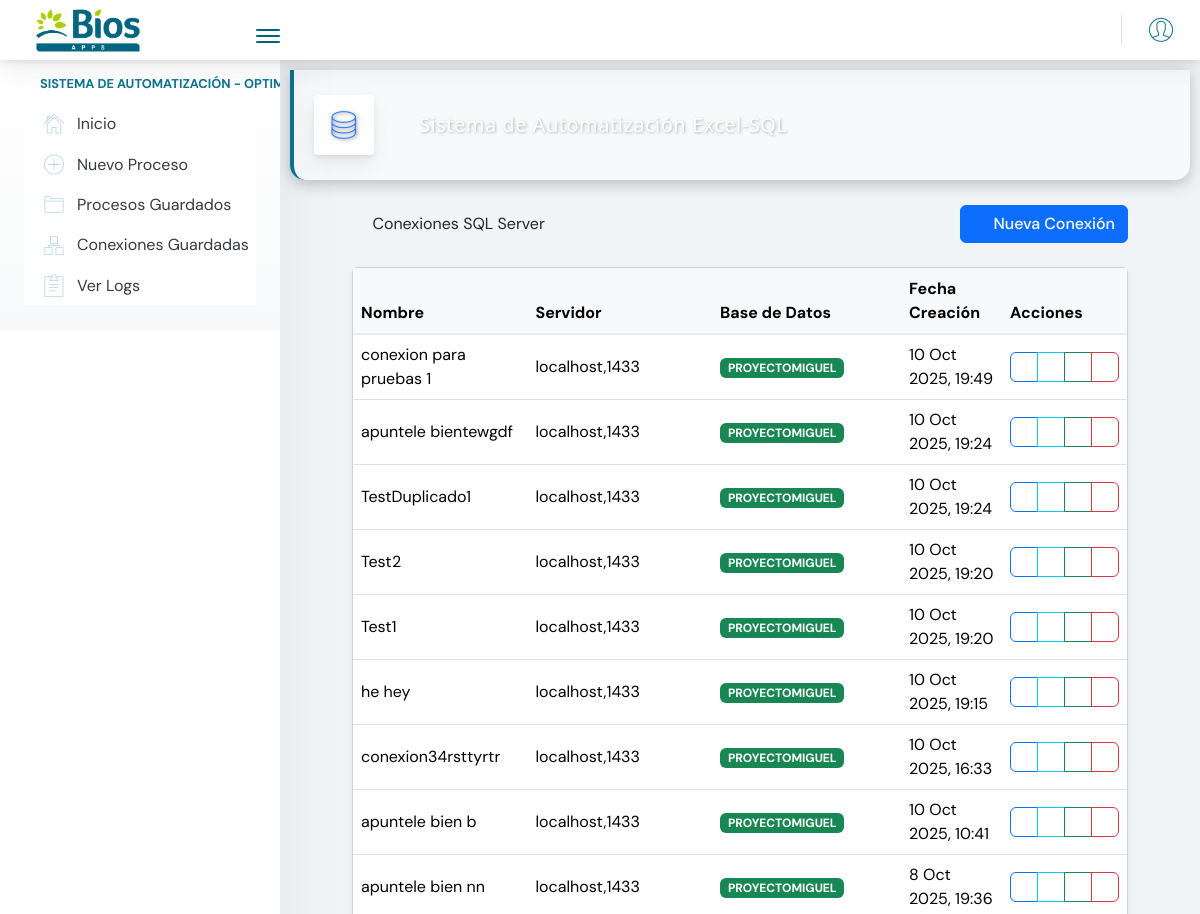
Page /automatizacion/sql/connections/ (upper part) on the earlier database version.
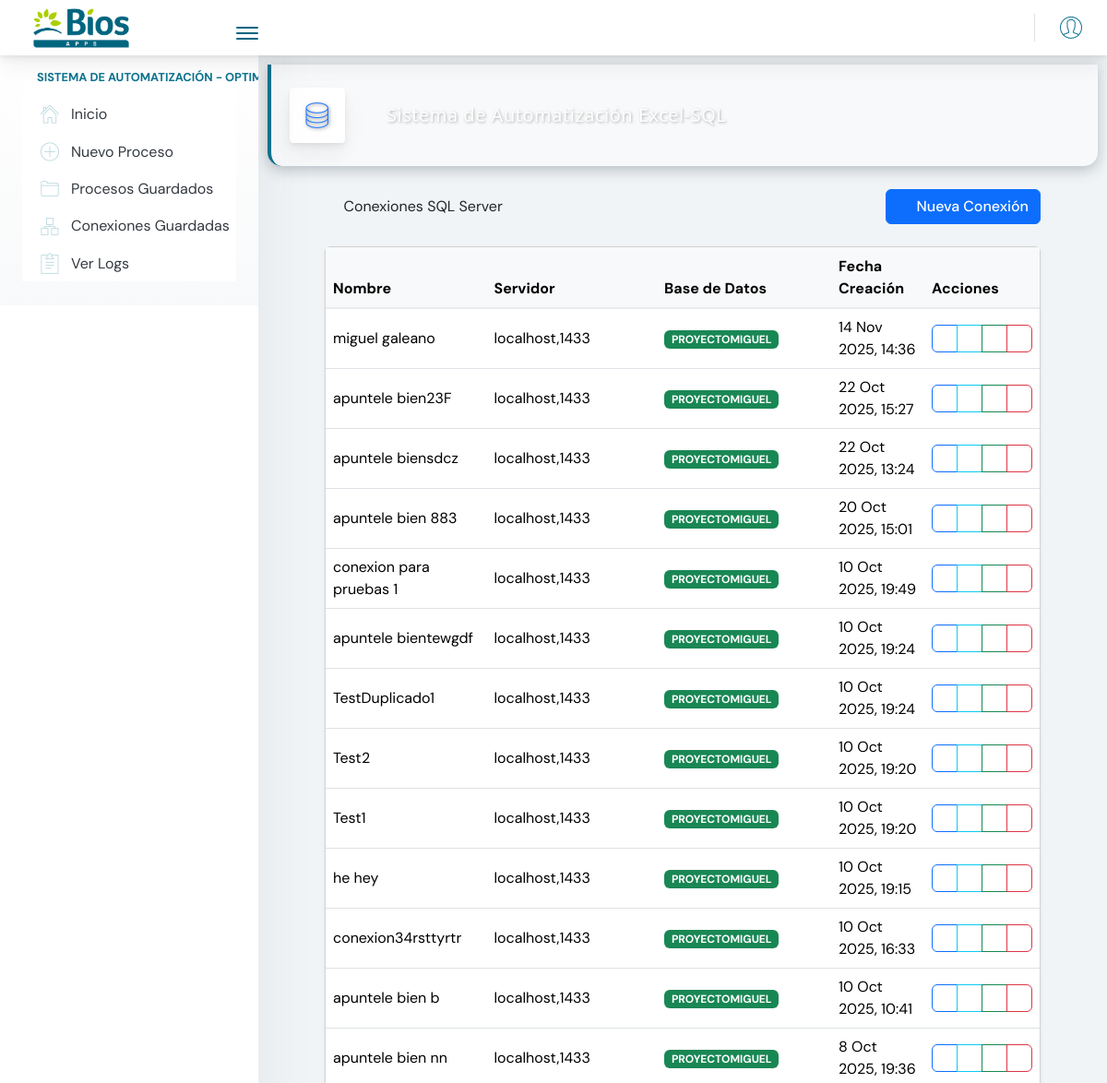
Same page on the later database version.
### automatizacion/models.py (models this page shows, shortened)
class DatabaseConnection(models.Model):
    name = models.CharField(max_length=100, unique=True)
    server = models.CharField(max_length=255)
    username = models.CharField(max_length=100)
    password = models.CharField(max_length=255)
    port = models.IntegerField(default=1433)
    created_at = models.DateTimeField(auto_now_add=True)
    last_used = models.DateTimeField(null=True, blank=True)
    selected_database = models.CharField(max_length=100, blank=True, null=True)
    available_databases = models.JSONField(null=True, blank=True)

### automatizacion/views.py (the view)
# urls.py: path('sql/connections/', views.list_connections, name='list_connections'),
def list_connections(request):
    connections = DatabaseConnection.objects.values('name').annotate(
        latest_id=models.Max('id'),
        latest_created=models.Max('created_at')
    ).order_by('-latest_created')
    connection_ids = [conn['latest_id'] for conn in connections]
    unique_connections = DatabaseConnection.objects.filter(id__in=connection_ids).order_by('-created_at')
    return render(request, 'automatizacion/list_connections.html', {'connections': unique_connections})

### automatizacion/templates/automatizacion/list_connections.html (shortened to what the changed rows need)
{% extends 'base.html' %}
{% load static %}
{% block content %}
<div class="container mt-4">
    <div class="d-flex justify-content-between align-items-center mb-4">
        <h1><i class="fas fa-server me-2"></i>Conexiones SQL Server</h1>
    </div>
    <div class="row">
        <div class="col">
            <div class="card shadow-sm">
                <div class="card-body p-0">
                    {% if connections %}
                    <div class="table-responsive">
                        <table class="table table-hover mb-0">
                            <thead class="table-light">
                                <tr>
                                    <th>Nombre</th>
                                    <th>Servidor</th>
                                    <th>Base de Datos</th>
                                    <th>Fecha Creación</th>
                                    <th>Acciones</th>
                                </tr>
                            </thead>
                            <tbody>
                                {% for connection in connections %}
                                <tr>
                                    <td>
                                        <a href="{% url 'automatizacion:view_connection' connection_id=connection.id %}">
                                            {{ connection.name }}
                                        </a>
                                    </td>
                                    <td>{{ connection.server }}</td>
                                    <td>
                                        {% if connection.selected_database %}
                                            <span class="badge bg-success">{{ connection.selected_database }}</span>
                                        {% else %}
                                            <span class="badge bg-secondary">No seleccionada</span>
                                        {% endif %}
                                    </td>
                                    <td>{{ connection.created_at|date:"j M Y, H:i" }}</td>
                                    <td>
                                        <div class="btn-group">
                                            <a href="{% url 'automatizacion:view_connection' connection_id=connection.id %}" class="btn btn-sm btn-outline-primary">
                                                <i class="fas fa-eye"></i>
                                            </a>
                                            <a href="{% url 'automatizacion:list_sql_databases' connection_id=connection.id %}" class="btn btn-sm btn-outline-info">
                                                <i class="fas fa-database"></i>
                                            </a>
                                            {% if connection.selected_database %}
                                            <a href="{% url 'automatizacion:list_sql_tables' connection_id=connection.id %}" class="btn btn-sm btn-outline-success">
                                                <i class="fas fa-table"></i>
                                            </a>
                                            {% endif %}
                                            <button class="btn btn-sm btn-outline-danger"
                                                    onclick="deleteConnection({{ connection.id }}, '{{ connection.name }}')">
                                                <i class="fas fa-trash"></i>
                                            </button>
                                        </div>
                                    </td>
                                </tr>
                                {% endfor %}
                            </tbody>
                        </table>
                    </div>
                    {% else %}
                    <div class="alert alert-info m-3">
                        No hay conexiones guardadas. <a href="{% url 'automatizacion:connect_sql' %}">Crear una nueva conexión</a>.
                    </div>
                    {% endif %}
                </div>
            </div>
        </div>
    </div>
</div>
{% endblock %}

Differences in the rows shown:
added DatabaseConnection: name "miguel galeano", server "localhost,1433", selected_database "PROYECTOMIGUEL", created_at "14 Nov 2025, 14:36"
added DatabaseConnection: name "apuntele bien23F", server "localhost,1433", selected_database "PROYECTOMIGUEL", created_at "22 Oct 2025, 15:27"
added DatabaseConnection: name "apuntele biensdcz", server "localhost,1433", selected_database "PROYECTOMIGUEL", created_at "22 Oct 2025, 13:24"
added DatabaseConnection: name "apuntele bien 883", server "localhost,1433", selected_database "PROYECTOMIGUEL", created_at "20 Oct 2025, 15:01"
